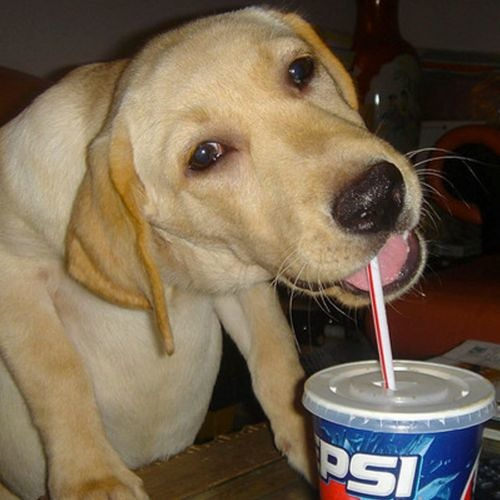
#> input picture pepsi-dog.jpg, 500 x 500 px
$ jupyter execute --allow-errors SVD.ipynb
#> lines starting #> are read from the running program, lines starting #| are printed output that depends on the picture
# Singular Value Decomposition

[cell 1]
import numpy as np
import matplotlib.pyplot as plt
import matplotlib.image as mpimg
import sympy as smp
from IPython.display import display
from scipy.linalg import diagsvd

## Matrix approximation

[cell 2]
X = np.random.rand(3,3)
smp.Matrix(X)

[cell 3]
u, s, v = np.linalg.svd(X, full_matrices=True)
display("u =", smp.Matrix(u))
display("s =",smp.Matrix(np.diag(s)))
display("v =",smp.Matrix(v))

[cell 4]
display("v =",smp.Matrix(u @ np.diag(s) @ v))

If the matrix is a skinny and tall you can use the "economy" version

[cell 5]
X = np.random.rand(20,2)
smp.Matrix(X)

[cell 6]
u, s, v = np.linalg.svd(X, full_matrices=False)
display("u =", smp.Matrix(u))
display("s =",smp.Matrix(np.diag(s)))
display("v =",smp.Matrix(v))

[cell 7]
def rgb2gray(rgb):
    return np.dot(rgb[...,:3], [0.299, 0.587, 0.144])

img_rgb = mpimg.imread('pepsi-dog.jpg')
#> img_rgb is the input picture: shape (500, 500, 3); mean R, G, B 117.7, 101.6, 80.3
img_gray = rgb2gray(img_rgb)
#> in rgb2gray, `return np.dot(rgb[...,:3], [0.299, 0.587, 0.144])`:
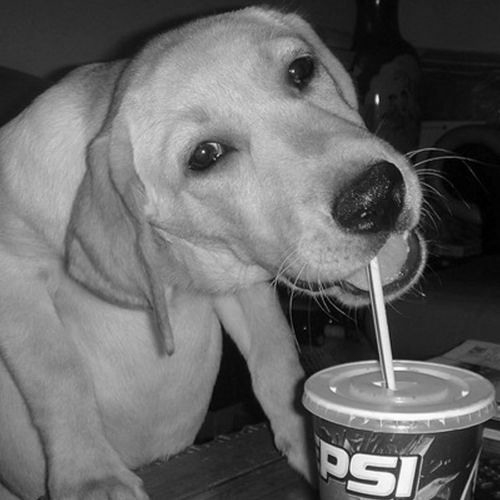
#> returned value: shape (500, 500) float64; min 0, max 262.4, mean 106.4; drawn with min black and max white

plt.imshow(img_rgb)
#> (this line was passed over: IPython is not available in this run)
plt.show()
plt.imshow(img_gray, cmap=plt.get_cmap('gray'))
#> (this line was passed over: IPython is not available in this run)
plt.show()

[cell 8]
u, s, vT = np.linalg.svd(img_gray, full_matrices=False)
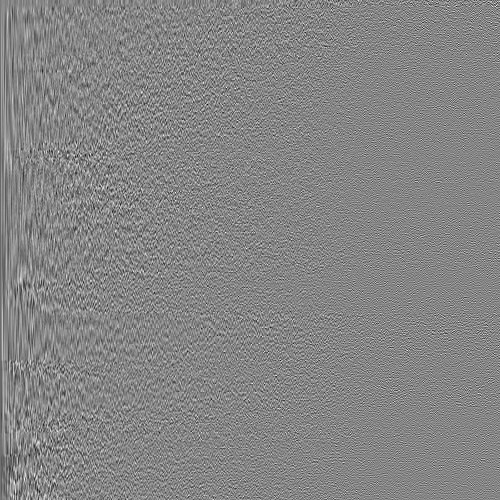
#> u: shape (500, 500) float64; min -0.242, max 0.22, mean -9.8e-05; drawn with min black and max white
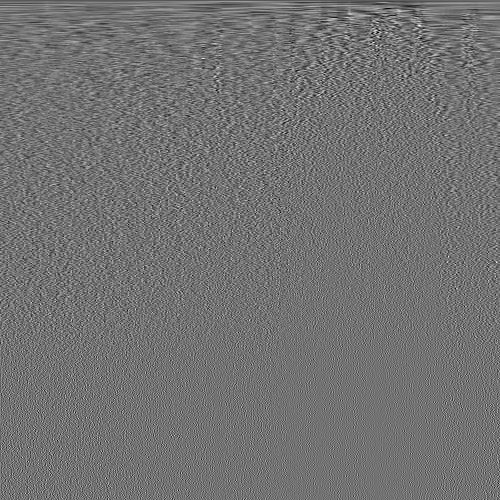
#> vT: shape (500, 500) float64; min -0.221, max 0.27, mean -8.4e-05; drawn with min black and max white
#> s = 500 values, max 56612 at index 0, min 0.00674 at index 499, mean 401.2

Cumulative energy of the sinuglar values

[cell 9]
energy = np.cumsum(np.diag(s))/np.sum(np.diag(s))
plt.plot(energy)
#> (this line was passed over: IPython is not available in this run)
plt.show()

#> (a cell that did not finish here is left out)

If we left or right-multiply our data matrix X by a unitary transformation, it preserves the terms in the SVD, except for the corresponding
left or right unitary matrix U or V, respectively. This has important implications, since the
discrete Fourier transform $\mathcal{F}$ is a unitary transform, meaning that the
SVD of data X'= $\mathcal{F}$ X will be exactly the same as the SVD of X, except that the modes
U' will be be the DFT of modes U: U' = $\mathcal{F}$ U. In

## Inverse

[cell 11]
X = np.random.rand(3,2)
display("X =", smp.Matrix(X))
u, s, v = np.linalg.svd(X, full_matrices=True)
display("u =", smp.Matrix(u))
display("s =",smp.Matrix(diagsvd(s,X.shape[0],X.shape[1])))
display("v =",smp.Matrix(v))

[cell 12]
X_inv = v.T @ np.reciprocal(diagsvd(s,*X.shape),where = diagsvd(s,*X.shape)!=0).T@u.T
display("X^-1 =", smp.Matrix(X_inv))

[cell 13]
display(smp.Matrix(X_inv@X))

## PCA

[cell 14]
cov = np.array([[6, -3], [-3, 3.5]])
pts = np.random.multivariate_normal([1, -2], cov, size=5000)

plt.plot(pts[:, 0], pts[:, 1], '.', alpha=0.5)
#> (this line was passed over: IPython is not available in this run)
plt.axis('equal')
#> (this line was passed over: IPython is not available in this run)
plt.show()

[cell 15]
u, s, v = np.linalg.svd(pts, full_matrices=True)
s = diagsvd(s,*pts.shape)
s

[cell 16]
mean_x, mean_y = np.mean(pts, axis = 0)

[cell 17]
plt.plot(pts[:, 0], pts[:, 1], '.', alpha=0.5)
#> (this line was passed over: IPython is not available in this run)
plt.arrow(mean_x,mean_y,v[0][0],v[0][1], width = 0.1, zorder = 4, color = 'r')
#> (this line was passed over: IPython is not available in this run)
